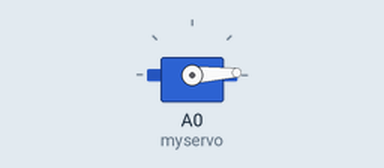
The sketch below on a simulated Arduino Uno, built with avr-gcc and run on an emulated ATmega328P. Shown: servo.

Above: at 0.05 s.
At 1.3 s:
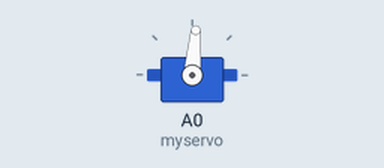
At 2.6 s:
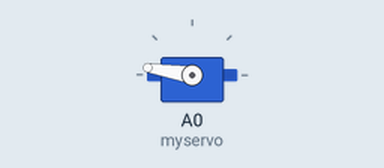
At 5.2 s:
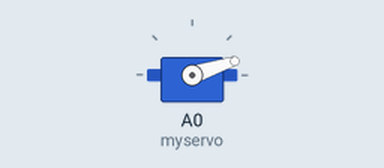
Timing chart, 0 to 7.1 s (numbered marks = the images above):
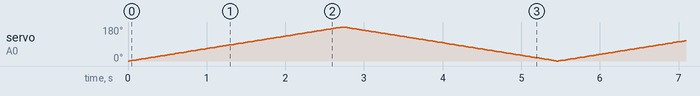

The sketch:

servo.ino
```cpp
#include <Servo.h>

Servo myservo;  // create servo object to control a servo
// twelve servo objects can be created on most boards

int pos = 0;    // variable to store the servo position

void setup() {
  myservo.attach(A0);  // attaches the servo on pin 9 to the servo object
}

void loop() {
  for (pos = 0; pos <= 180; pos += 1) { // goes from 0 degrees to 180 degrees
    // in steps of 1 degree
    myservo.write(pos);              // tell servo to go to position in variable 'pos'
    delay(15);                       // waits 15ms for the servo to reach the position
  }
  for (pos = 180; pos >= 0; pos -= 1) { // goes from 180 degrees to 0 degrees
    myservo.write(pos);              // tell servo to go to position in variable 'pos'
    delay(15);                       // waits 15ms for the servo to reach the position
  }
}
```
